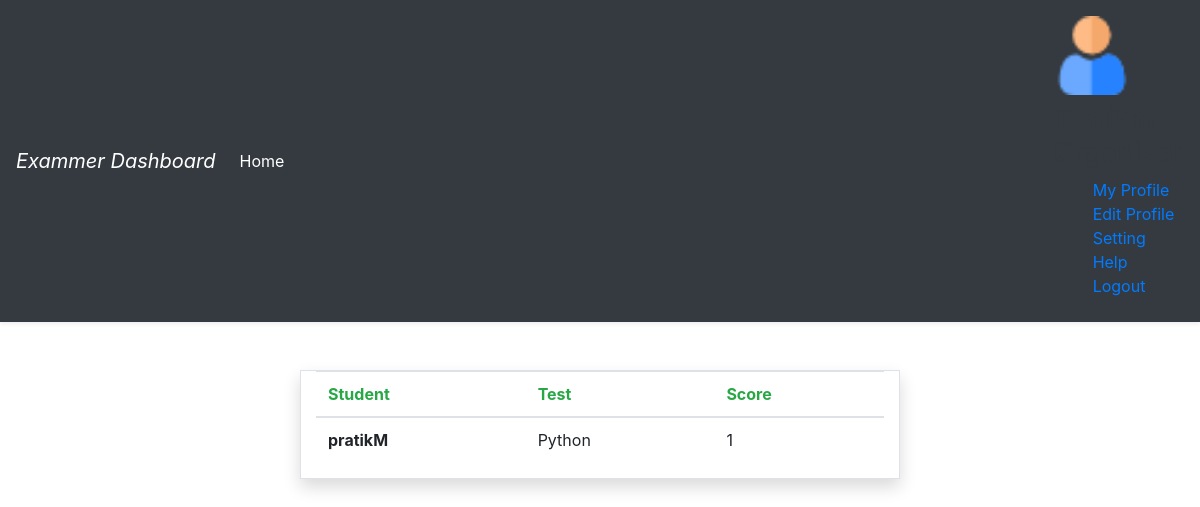
The page /organizer_dashboard/user-results (signed in) on the database as committed earlier.
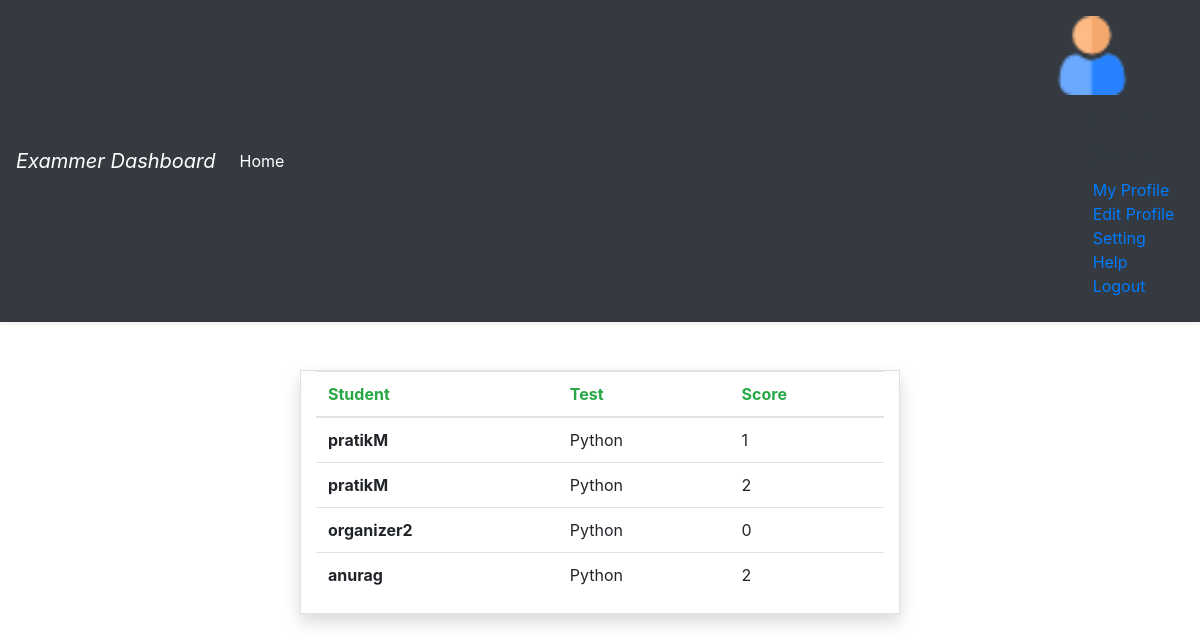
The same page on the database as committed later.
### quizapp/models.py (models this page shows, shortened)
class Student(models.Model):
    external_id = models.UUIDField(default=uuid.uuid4, editable=False, unique=True)
    user = models.ForeignKey(User, on_delete=models.DO_NOTHING)
    test = models.ForeignKey(Test, on_delete=models.DO_NOTHING)
    score = models.CharField(max_length=3)
    completed = models.BooleanField(default=False)
    remaining_time = models.CharField(default="", max_length=3)

class Test(models.Model):
    external_id = models.UUIDField(default=uuid.uuid4, editable=False, unique=True)
    user = models.ForeignKey(User, on_delete=models.CASCADE)
    category = models.CharField(max_length=200)
    description = models.CharField(max_length=200)
    active = models.BooleanField(default=True)
    test_time = models.CharField(max_length=3, default=None)
    def __str__(self):
        return self.category

### organizer_dashboard/views.py (the view)
# urls.py: path('user-results',views.user_results,name='user-results'),
def user_results(request):
    username = request.user
    user = User.objects.get(username=username)
    tests = Test.objects.filter(user=user)
    students = []
    for test in tests:
        students += list(Student.objects.filter(test=test))
    context = {'students': students}
    return render(request, 'organizer_dashboard/results.html', context)

### organizer_dashboard/templates/organizer_dashboard/results.html
 {% include 'organizer_dashboard/dashboard_header.html' %}
<div class="container w-50 border mt-5 shadow">
  <table class="table">
    <thead class="text-success">
      <tr>
        <th scope="col">Student</th>
        <th scope="col">Test</th>
        <th scope="col">Score</th>
      </tr>
    </thead>
    <tbody>
        {% for student in students %}
      <tr>
        <th scope="row">{{student.user}}</th>
        <td>{{student.test}}</td>
        <td>{{student.score}}</td>
      </tr>
      {%endfor%}
    </tbody>
  </table>
  </div>

### organizer_dashboard/templates/organizer_dashboard/dashboard_header.html (shortened to what this page needs)
{% load static %}
<link rel="stylesheet" href="https://stackpath.bootstrapcdn.com/bootstrap/4.3.1/css/bootstrap.min.css"
>
<link rel="stylesheet" href="{%static 'css/dashboardStyle.css' %}">
<nav class="navbar navbar-expand-lg navbar-dark bg-dark shadow-sm text-dark" style=" color: rgb(27, 6, 41);">
    <a class="navbar-brand text-white" href="{%url 'o_dashboard'%}"><em>Exammer Dashboard</em> </a>
    <div class="collapse navbar-collapse" id="navbarTogglerDemo03">
        <ul class="navbar-nav mr-auto mt-2 mt-lg-0">
            <li class="nav-item active">
                <a class="nav-link" href="{%url 'o_dashboard'%}">Home</a>
            </li>
        </ul>
        {% if user.username %}
        <div class="profile-menu">
            <div class="profile" onclick="menuToggle()">
                <img src="{%static 'images/userprofile.png' %}" alt="user-profile" style="height:60%; width: 60%;"
                    class="my-2">
            </div>
            <div class="menu">
                <h3 class="text-succss"> {{request.user | title}} <br> <span class="mt-3"> Organizer</span></h3>
                <ul>
                    <li>
                        <a href="#" class="menu-item"> My Profile</a>
                    </li>
                    <li>
                        <a href="#" class="menu-item"> Edit Profile</a>
                    </li>
                    <li>
                        <a href="#" class="menu-item"> Setting</a>
                    </li>
                    <li>
                        <a href="#" class="menu-item"> Help</a>
                    </li>
                    <li>
                        <a href="{%url 'o_logout' %}" class="menu-item">Logout</a>
                    </li>
                </ul>
            </div>
        </div>
        {% endif%}
    </div>
</nav>

Rows that differ between the two databases and show on the page:
added Student: user "pratikM", test "Python", score "2"
added Student: user "organizer2", test "Python", score "0"
added Student: user "anurag", test "Python", score "2"
